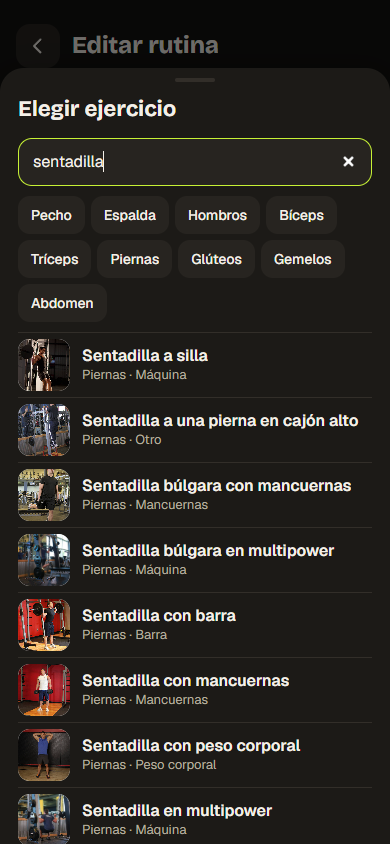
#> input picture docs/capturas/buscador-ejercicios.png, 390 x 844 px, given in place of hoy.png, which was not available
$ python make_portada.py
#> lines starting #> are read from the running program, lines starting #| are printed output that depends on the picture; after the words box and inside, x2 and y2 are one past the last pixel; in counts of white or black regions, pixels touching at a corner belong together
# Copia las capturas de .capturas/ a docs/capturas/ y compone la imagen de portada del README.
#   python scripts/make_portada.py   (después de: COLOR_SCHEME=dark npm run test:browser)
from pathlib import Path
from shutil import copyfile
from PIL import Image, ImageDraw

ROOT = Path(__file__).resolve().parent.parent
SRC = ROOT / ".capturas"
OUT = ROOT / "docs" / "capturas"
OUT.mkdir(parents=True, exist_ok=True)

SHOTS = {
    "01-hoy": "hoy",
    "02-entrenar": "entrenar",
    "03-sesion": "sesion",
    "04-sesion-sin-cobertura": "sesion-sin-cobertura",
    "06-terminado": "terminado",
    "11-chat-alex": "mensajes",
    "09-comparar": "comparar",
    "13-ejercicios": "evolucion-ejercicio",
    "18-busqueda": "buscador-ejercicios",
    "15-peso": "peso",
    "22-avatares": "avatares",
}
for source, name in SHOTS.items():
    copyfile(SRC / f"{source}.png", OUT / f"{name}.png")

# Portada: cuatro pantallas sobre el color de fondo de la app.
BG = (18, 17, 15)
names = ["hoy", "sesion-sin-cobertura", "mensajes", "evolucion-ejercicio"]
images = [Image.open(OUT / f"{n}.png").convert("RGB") for n in names]
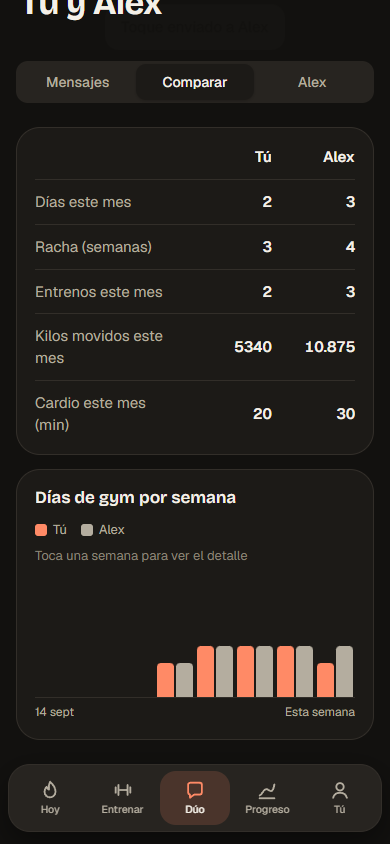
#> input picture docs/capturas/comparar.png, 390 x 844 px, given in place of sesion-sin-cobertura.png, which was not available
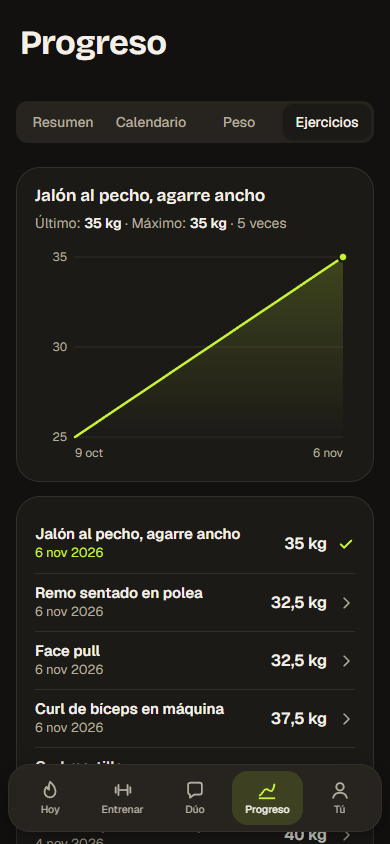
#> input picture docs/capturas/evolucion-ejercicio.png, 390 x 844 px
#> images = 4 items
width, height = images[0].size
#> width = 390; height = 844
gap, margin, radius = 36, 48, 28
canvas = Image.new("RGB", (margin * 2 + width * 4 + gap * 3, margin * 2 + height), BG)
mask = Image.new("L", (width * 4, height * 4), 0)
#> mask: PIL image 1560x3376 L; every value is 0
ImageDraw.Draw(mask).rounded_rectangle([0, 0, width * 4 - 1, height * 4 - 1], radius * 4, fill=255)
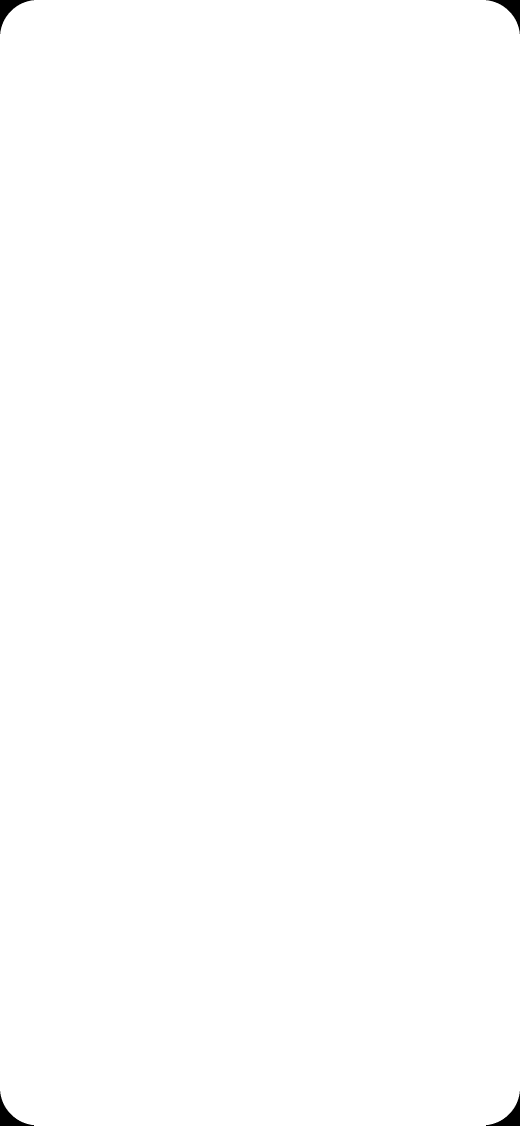
#> mask: PIL image 1560x3376 L (shown at 1/3 size); 99.8% white; 4 black regions, box (x1, y1, x2, y2) and area: (0, 0, 102, 102) 2725, (1458, 0, 1560, 102) 2725, (0, 3274, 102, 3376) 2725, (1458, 3274, 1560, 3376) 2725
mask = mask.resize((width, height), Image.LANCZOS)
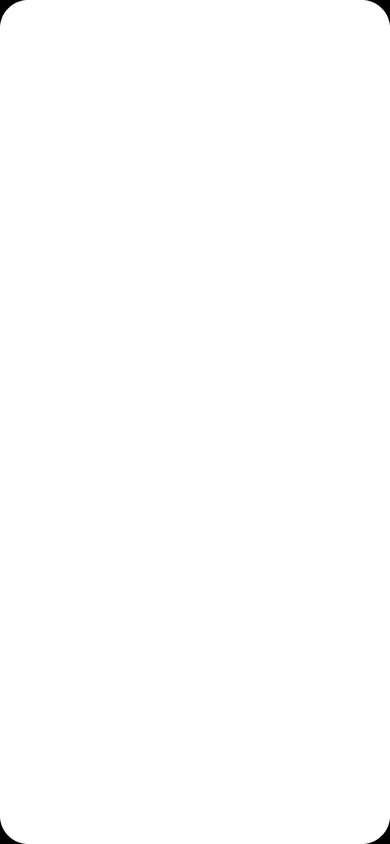
#> mask: PIL image 390x844 L; min 0, max 255, mean 254.5
border = (50, 46, 41)
for i, image in enumerate(images):
    x = margin + i * (width + gap)
    ImageDraw.Draw(canvas).rounded_rectangle([x - 1, margin - 1, x + width, margin + height], radius + 1, outline=border, width=1)
    canvas.paste(image, (x, margin), mask)
#> this loop made 4 passes
#> x on passes 1 to 4: 48, 474, 900, 1326
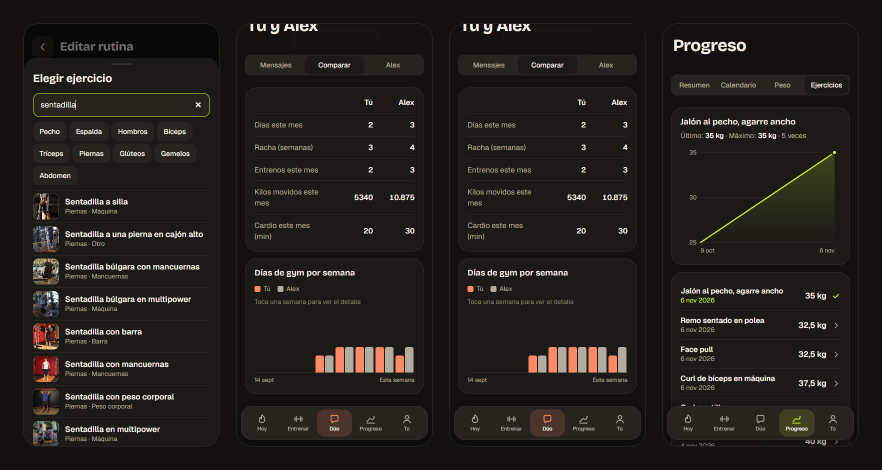
#> canvas: PIL image 1764x940 RGB (shown at 1/2 size); mean R, G, B 33.8, 31.2, 27.5
canvas.save(OUT / "portada.png", optimize=True)
print(canvas.size, sum(f.stat().st_size for f in OUT.iterdir()) // 1024, "KB")
#| (1764, 940) 483 KB
